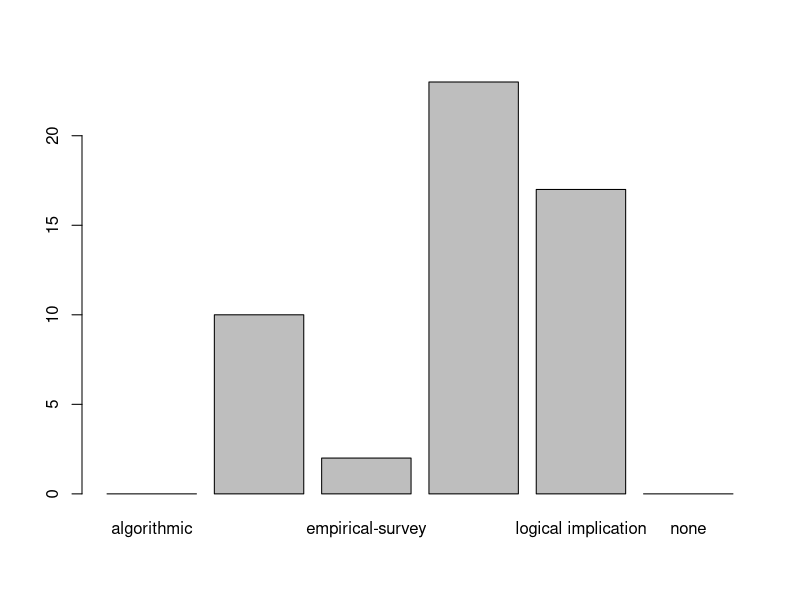
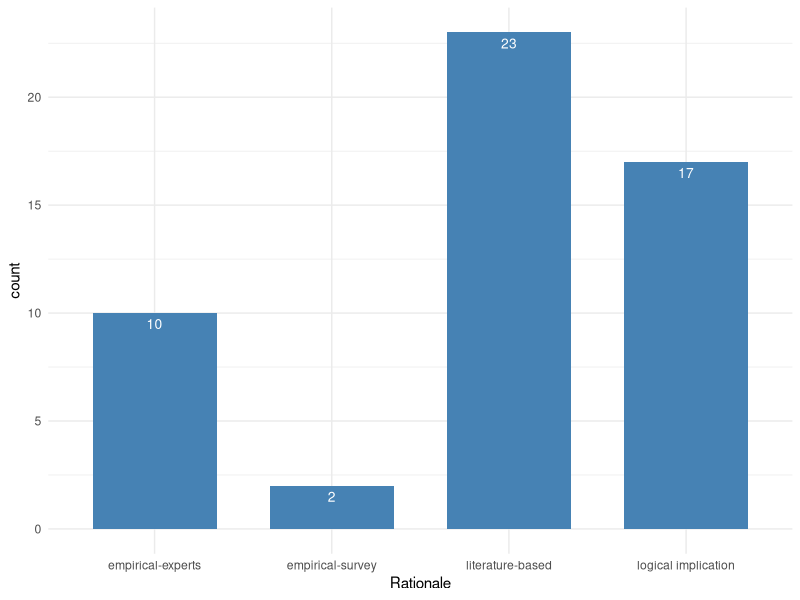

Reproduce these figures in R, in order.
library(ggplot2)
library(tidyr)

literature <- read.csv("initial-literature.csv", sep=";")

# check data types
str(literature)

# data cleaning (remove beginning and trailing whitespaces)
literature$Contribution <- trimws(literature$Contribution, which = c("both"))
literature$Characteristics <- trimws(literature$Characteristics, which = c("both"))
literature$Rationale <- trimws(literature$Rationale, which = c("both"))

# parse contribution type as factor
contributionFactor <- factor(c("model", "meta-model", "method", "evaluation-method", "taxonomy"))
literature$Contribution <- as.list(lapply(strsplit(literature$Contribution, ","), factor, levels=levels(contributionFactor)))

# parse rationale as factor
rationaleFactor <- factor(c("logical implication", "empirical-experts", "empirical-survey", "literature-based", "algorithmic", "none"))
literature$Rationale <- as.list(lapply(strsplit(literature$Rationale, ","), factor, levels=levels(rationaleFactor)))

# parse characteristics in consideration as factor
characteristicsFactor <- factor(c("internal characteristics", "external characteristics"))
literature$Characteristics <- as.list(lapply(strsplit(literature$Characteristics, ","), factor, levels=levels(characteristicsFactor)))

# initial plotting
#barplot(summary(unlist(literature$Contribution)))
#barplot(summary(unlist(literature$Rationale)))


# filtering
## filter for all entries where a model is presented
filtered_model <- subset(literature, grepl(match("model", levels(contributionFactor)), Contribution))
filtered_evaluation_method <- subset(literature, grepl(match("evaluation-method", levels(contributionFactor)), Contribution))

filtered <- rbind(filtered_model, filtered_evaluation_method)
filtered <- filtered[!duplicated(filtered[, c("BibtexKey")]), ]

filtered <- subset(filtered, grepl(match("internal characteristics", levels(characteristicsFactor)), Characteristics))

str(filtered)

# basic barplot
barplot(summary(unlist(filtered$Rationale)))


# better barplot
rationaleData <- data.frame(Rationale=unlist(filtered$Rationale))
ggplot(data=rationaleData, aes(x=Rationale)) +
  geom_bar(stat="count", width=0.7, fill="steelblue") +
  geom_text(stat='count', aes(label=..count..), vjust=1.6, color="white", size=3.5) +
  theme_minimal()


# transform back to text data
filtered$Contribution <- lapply(lapply(filtered$Contribution, unlist), paste, collapse=',')
filtered$Contribution <- as.character(filtered$Contribution)

filtered$Characteristics <- lapply(lapply(filtered$Characteristics, unlist), paste, collapse=',')
filtered$Characteristics <- as.character(filtered$Characteristics)

filtered$Rationale <- lapply(lapply(filtered$Rationale, unlist), paste, collapse=',')
filtered$Rationale <- as.character(filtered$Rationale)

write.csv(filtered,"./filtered.csv", row.names = FALSE)
